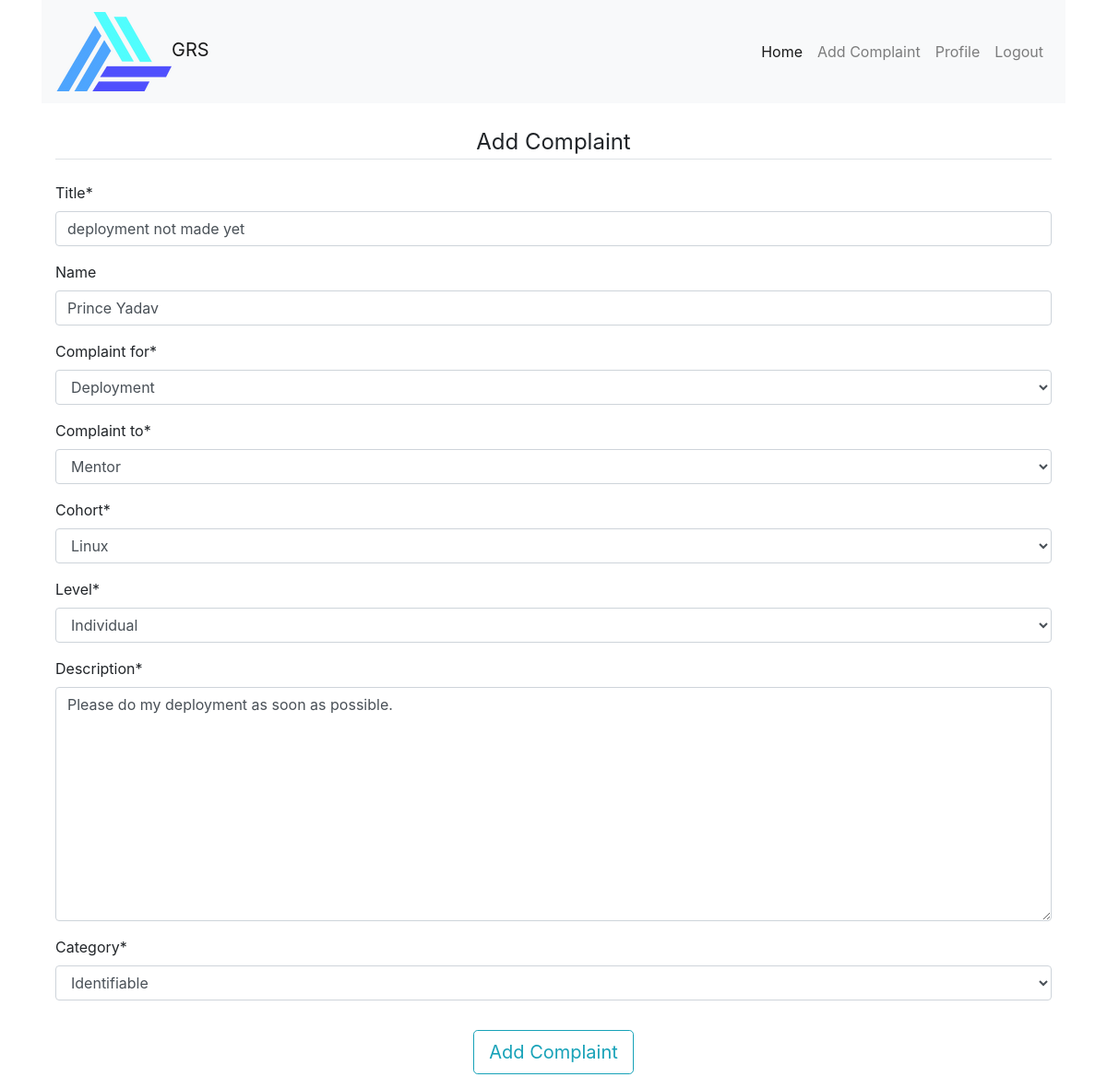
Before: /complaints/update_complaint/2 (signed in) with the older database file.
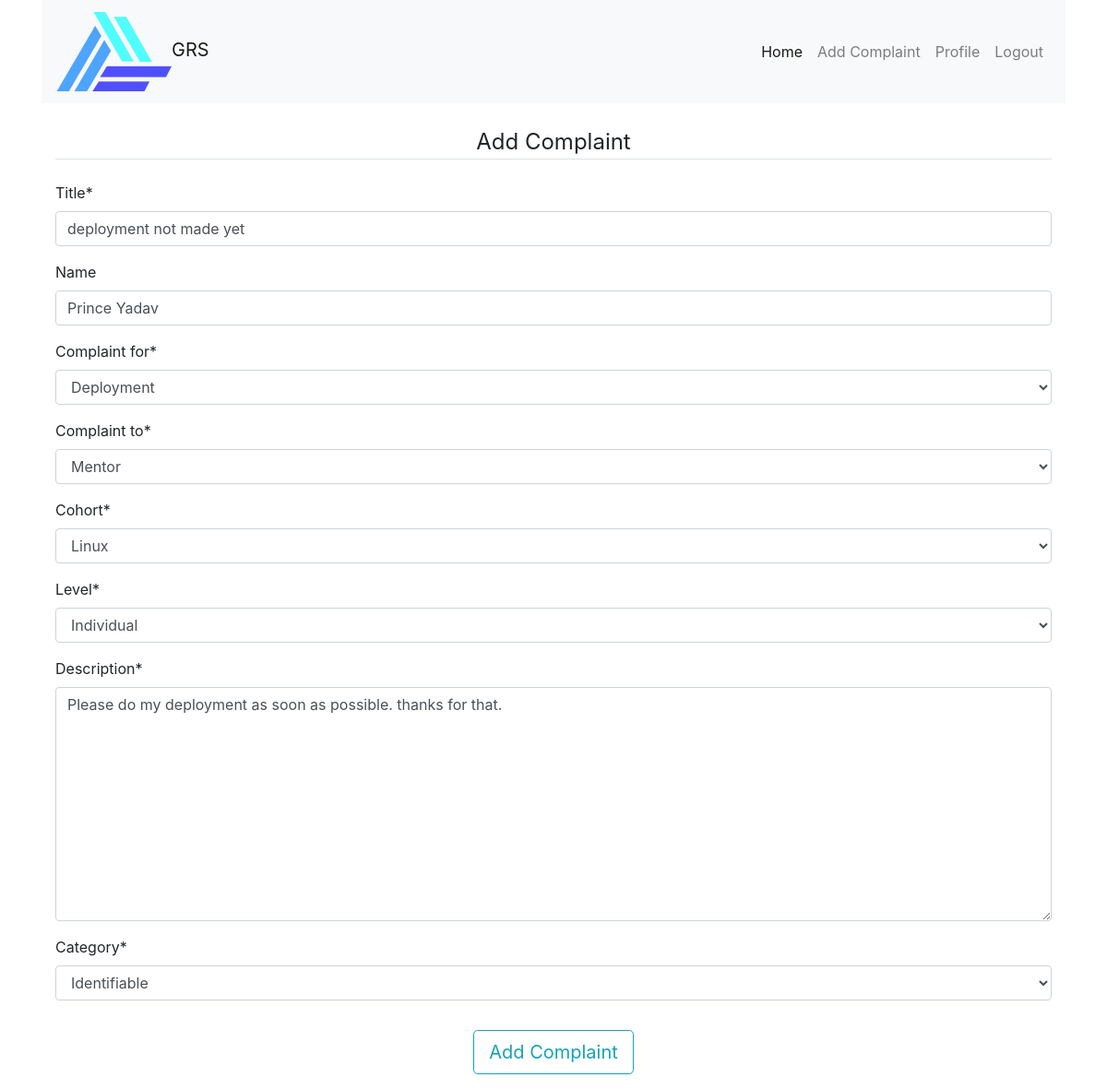
After: the same page with the newer database file.
### complaints/models.py (models this page shows)
class Complaint(models.Model):
    title = models.CharField(max_length=200)
    name = models.CharField(max_length=255, blank=True)
    user_type = (
        ('M', 'Mentor'),
        ('T', 'Trainee'),
    )
    user_role = models.CharField(
        max_length=1,
        choices=user_type,
        default='T',
    )
    date = models.DateTimeField(auto_now=True)
    complaint_type = (
        ('M', 'Management'),
        ('E', 'Education'),
        ('D', 'Deployment'),
        ('S', 'Salary'),
        ('G', 'General'),
    )
    complaint_for = models.CharField(
        max_length=1,
        choices=complaint_type,
        default='G',
    )
    complaint_type_to = (
        ('A', 'Admin'),
        ('M', 'Mentor'),
    )
    complaint_to = models.CharField(
        max_length=1,
        choices=complaint_type_to,
        default='M',
    )
    cohort_choice = (
        ('P', 'Python'),
        ('J', 'Java'),
        ('R', 'React'),
        ('A', 'Android'),
        ('L', 'Linux'),
        ('C', 'Cybersecurity'),
        ('U', 'Unknown'),
    )
    cohort = models.CharField(
        max_length=1,
        choices=cohort_choice,
        default='U',
    )
    complaint_level = (
        ('I', 'Individual'),
        ('G', 'General'),
    )
    level = models.CharField(
        max_length=1,
        choices=complaint_level,
        default='I',
    )
    description = models.TextField(blank=False, max_length=500)
    complaint_category = (
        ('A', 'Anonymous'),
        ('I', 'Identifiable'),
    )
    category = models.CharField(
        max_length=1,
        choices=complaint_category,
        default='I',
    )
    complaint_status = (
        ('P', 'Pending'),
        ('N', 'Need Clarification'),
        ('R', 'Resolved'),
    )
    status = models.CharField(
        max_length=1,
        choices=complaint_status,
        default='P',
    )
    resoultion = models.TextField(blank=True, max_length=500)
    user = models.ForeignKey(User, on_delete=models.CASCADE)

### complaints/views.py (the view)
# urls.py: path('update_complaint/<int:id>', views.update_complaint, name="update_complaint"),
@login_required(login_url='login')
def update_complaint(request, id):
    complaint = get_object_or_404(Complaint, id=id)
    if request.user == complaint.user:
        if request.method == 'POST':
            form = AddComplaintForm(request.POST, instance=request.user)
            if form.is_valid():
                complaint = Complaint(
                                id = complaint.id,
                                title=request.POST['title'],
                                name=request.POST['name'],
                                complaint_for=request.POST['complaint_for'],
                                complaint_to=request.POST['complaint_to'],
                                cohort=request.POST['cohort'],
                                level=request.POST['level'],
                                description=request.POST['description'],
                                category=request.POST['category'],
                                user=request.user
                            )
                complaint.save()
                messages.success(request, 'Complaint Registered')
        else:
            form = AddComplaintForm(instance = complaint)
        return render(request, 'complaints/add_complaint.html', {'form': form})
    else:
        raise PermissionDenied("You Don't Have Persmission to do that")

### complaints/forms.py
class AddComplaintForm(forms.ModelForm):
    class Meta:
        model = Complaint
        fields = ['title', 'name', 'complaint_for', 'complaint_to', 'cohort', 'level', 'description', 'category']

### complaints/templates/complaints/add_complaint.html (shortened to what this page needs)
{% extends "users/base.html" %}
{% load crispy_forms_tags %}
{% block content %}
<div class="container mt-4">
    <div class="container">
        <div class="content-section">
            <form method="POST">
                <fieldset class="form-group">
                    <legend class="border-bottom mb-4 mt-4 text-center">Add Complaint</legend>
                    {{ form|crispy }}
                </fieldset>
                <div class="form-group text-center">
                    <button class="btn btn-outline-info btn-lg" type="submit">Add Complaint</button>
                </div>
            </form>
        </div>
    </div>
</div>
{% endblock %}

Changed rows visible on the page:
changed Complaint "deployment not made yet": description "Please do my deployment as soon as possible." → "Please do my deployment as soon as possible. thanks for that."
